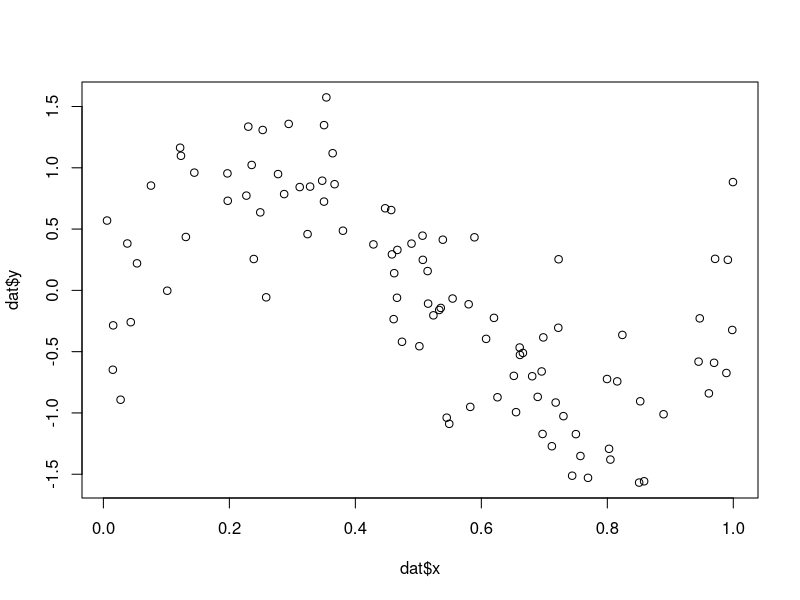
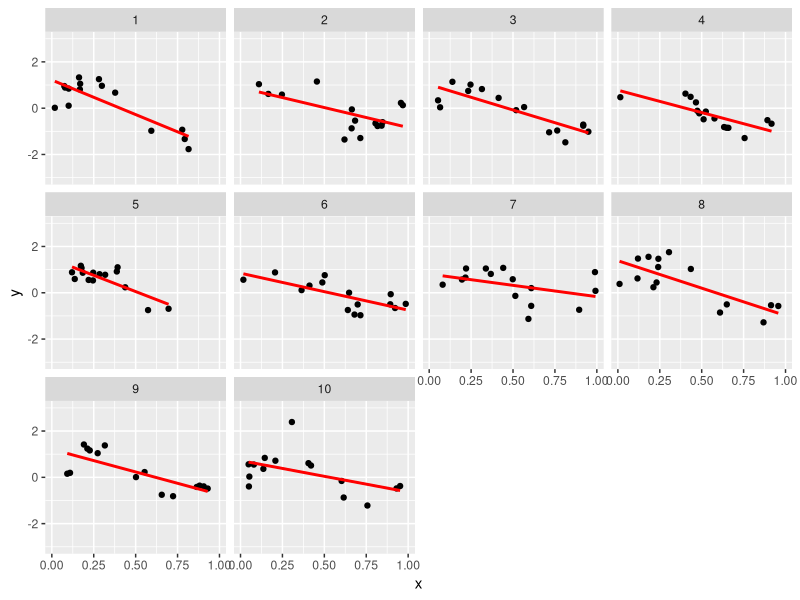
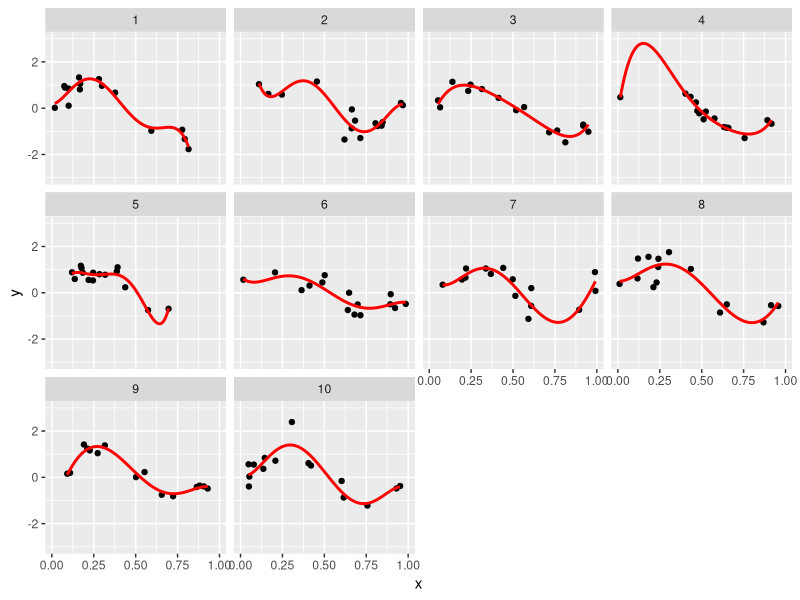
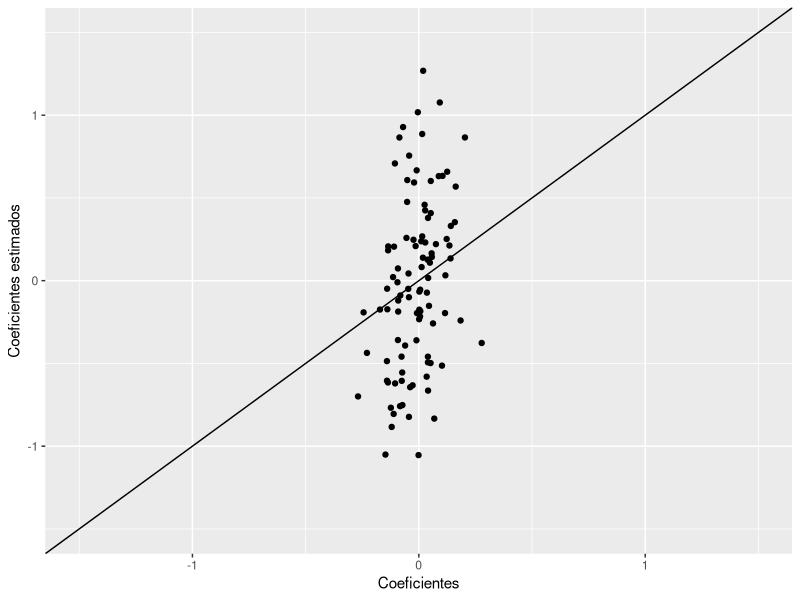
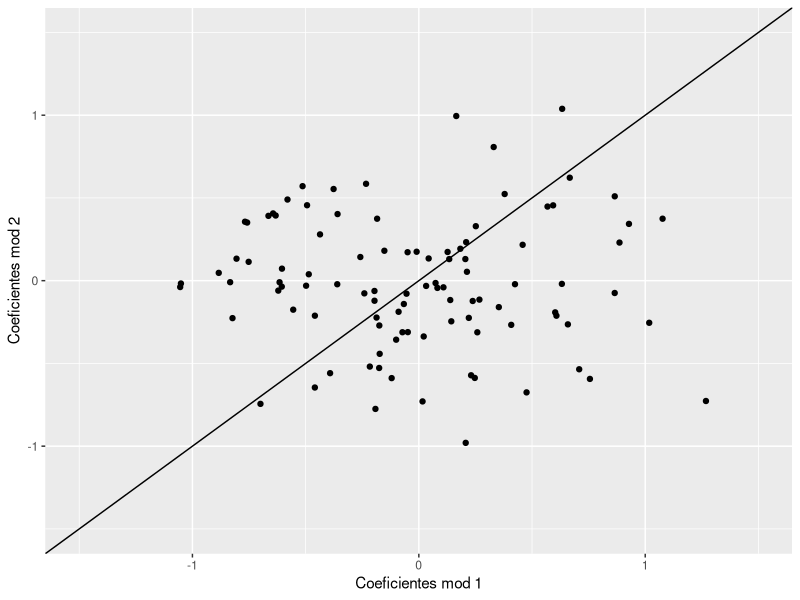
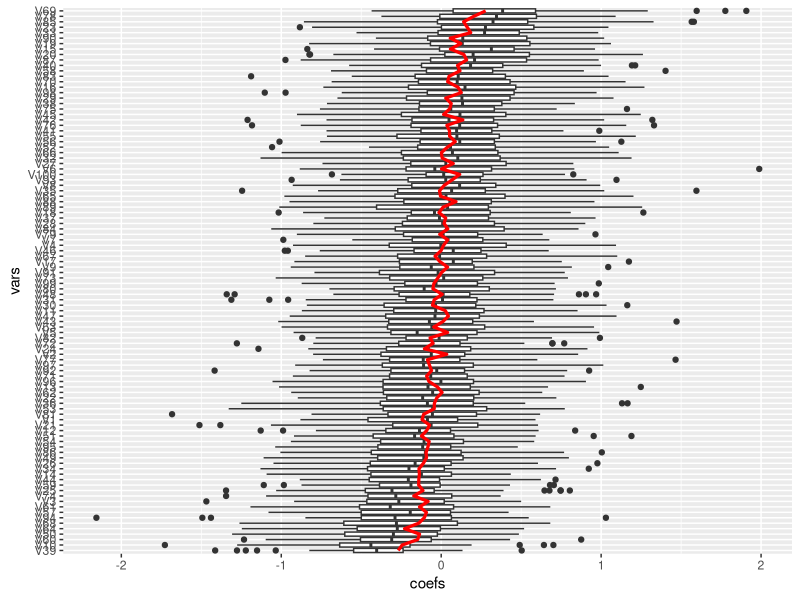
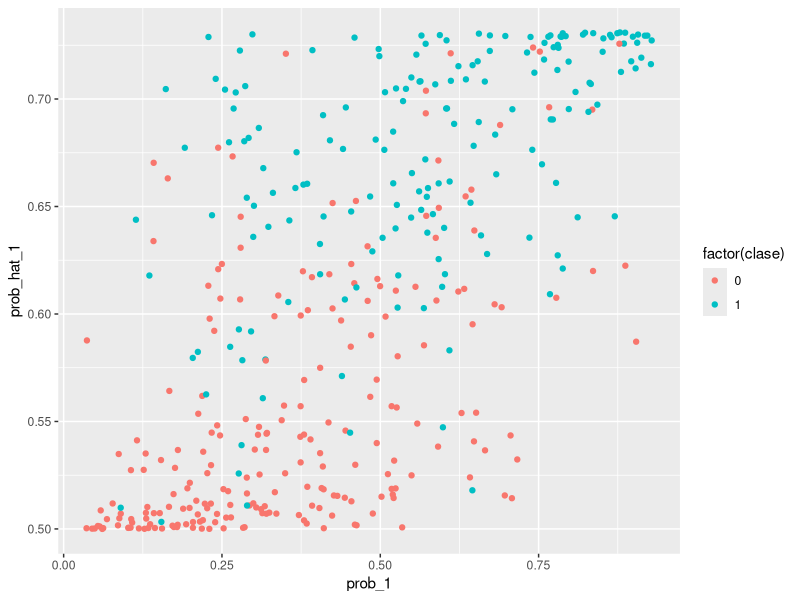
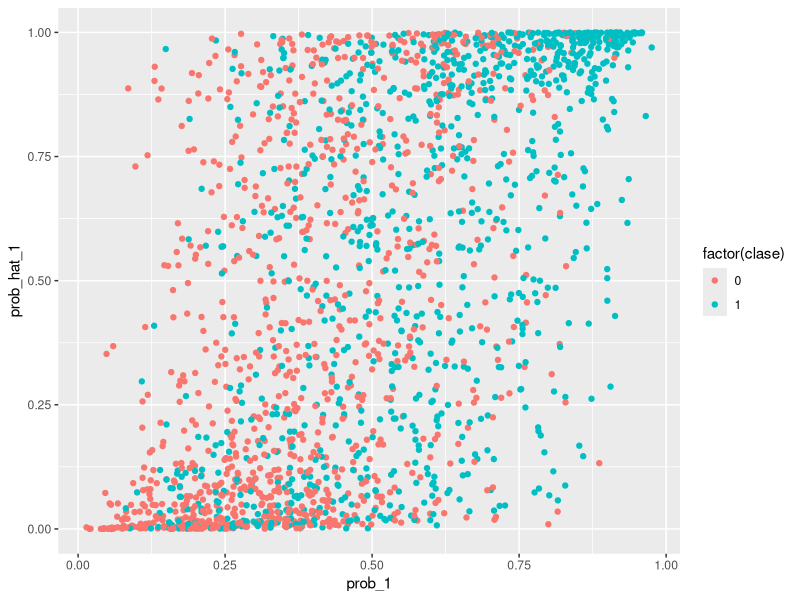

Recreate these plots in R, in order. (Note: this script raises an error after producing the figures.)
## ---- chunk 1
library(dplyr)
library(tidyr)
library(purrr)
library(ggplot2)
## ---- chunk 2
f <- function(x){ sin(6*x)}
sim_data <- function(n = 15){
  x <- runif(n, 0, 1)
  y <- f(x) + rnorm(n, 0, 0.4)
  data_frame(x = x, y = y)
}
dat <- sim_data(n = 100)
plot(dat$x,dat$y)
## ---- chunk 3
set.seed(92114)
sims <- data_frame(rep = 1:10)
sims <- sims %>% group_by(rep) %>% 
  mutate(data = list(data = sim_data())) %>% unnest
## ---- chunk 4
ggplot(sims, aes(x=x, y=y)) + geom_point() +
  facet_wrap(~rep) + 
  geom_smooth(formula = y~x, method ='lm', colour = 'red', se = FALSE) +
  ylim(c(-3,3))
## ---- chunk 5
ggplot(sims, aes(x=x, y=y)) + geom_point() +
  facet_wrap(~rep) + geom_smooth(formula = y~ poly(x, 5, raw = TRUE), method ='lm', 
                                 colour = 'red', se = FALSE) + ylim(c(-3,3))
## ---- chunk 6
h <- function(x){ 1 / (1 + exp(-x))}
set.seed(2805)
beta <- rnorm(100,0,0.1)
names(beta) <- paste0('V', 1:length(beta))
beta
## ---- chunk 7
sim_datos <- function(n, m, beta){
  p <- length(beta)
  #n = casos de entrenamiento, m= casos de prueba, p=num variables
  mat_entrena <- matrix(rnorm(n*p, 0, 0.5), n, p) + rnorm(p) 
  mat_prueba <- matrix(rnorm(m*p, 0, 0.5), m, p) + rnorm(p) 
  p_entrena <- h(mat_entrena %*% beta) 
  p_prueba <- h(mat_prueba %*% beta) 
  y_entrena = rbinom(n, 1, p_entrena)
  y_prueba = rbinom(m, 1, p_prueba)
  dat_entrena <- as.data.frame(mat_entrena)
  dat_prueba <- as.data.frame(mat_prueba)
  dat_entrena$y <- y_entrena
  dat_prueba$y <- y_prueba
  dat_entrena$entrena <- TRUE
  dat_prueba$entrena <- FALSE
  datos <- bind_rows(dat_entrena, dat_prueba)
  datos
}
datos <- sim_datos(n = 400, m = 2000, beta = beta)
## ---- chunk 8
mod_1 <- glm(y ~ -1 + ., datos %>% filter(entrena) %>% select(-entrena), 
             family = 'binomial')
## ---- chunk 9
qplot(beta, mod_1$coefficients) + 
  xlab('Coeficientes') + 
  ylab('Coeficientes estimados') +
  geom_abline(xintercept=0, slope =1) +
  xlim(c(-1.5,1.5))+ ylim(c(-1.5,1.5))
## ---- chunk 10
datos_2 <- sim_datos(n = 400, m = 10, beta = beta)
mod_2 <- glm(y ~ -1 + ., datos_2 %>% filter(entrena) %>% select(-entrena), 
             family = 'binomial')
qplot(mod_1$coefficients, mod_2$coefficients) + xlab('Coeficientes mod 1') + 
  ylab('Coeficientes mod 2') +
  geom_abline(xintercept=0, slope =1) +
  xlim(c(-1.5,1.5))+ ylim(c(-1.5,1.5))
## ---- chunk 11
dat_sim <- lapply(1:50, function(i){
  salida <- sim_datos(n=400, m=10, beta)
  mod <-  glm(y ~ -1 + ., salida %>% filter(entrena) %>% select(-entrena), 
             family = 'binomial')
  data_frame(rep = i, vars = names(coef(mod)), coefs = coef(mod))
}) %>% bind_rows
head(dat_sim)
## ---- chunk 12
dat_sim <- dat_sim %>% mutate(vars = reorder(vars, coefs, mean))
ggplot(dat_sim, aes(x=vars, y=coefs)) + geom_boxplot() +
  geom_line(data=data_frame(coefs=beta, vars=names(beta)), 
    aes(y=beta, group=1), col='red',size=1.1) + coord_flip()
## ---- chunk 13
dat_e <- datos %>% filter(entrena)
dat_p <- datos %>% filter(!entrena)
x_e <- dat_e %>% select(-entrena, -y) %>% as.matrix
x_p <- dat_p %>% select(-entrena, -y) %>% as.matrix
p_entrena <- data_frame(prob_hat_1 = h(mod_1$fitted.values), 
                        prob_1 = as.numeric(h(x_e %*% beta)),
                        clase = dat_e$y)
p_prueba <- data_frame(prob_hat_1 = as.numeric(h(x_p %*% (mod_1$coefficients))), 
                       prob_1 = as.numeric(h(x_p %*% beta)),
                       clase = dat_p$y)
## ---- chunk 14
ggplot(p_entrena, aes(x=prob_1, y=prob_hat_1, colour=factor(clase))) + geom_point()
## ---- chunk 15
ggplot(p_prueba, aes(x=prob_1, y=prob_hat_1, colour=factor(clase))) + geom_point()
## ---- chunk 16
tab <- table(p_prueba$prob_hat_1 > 0.5, p_prueba$clase)
prop.table(tab, margin=2)
## ---- chunk 17
library(glmnet)
mod_restringido <- glmnet(x = x_e, y = dat_e$y, 
  alpha = 0,
  family='binomial', intercept = F, 
  lambda = 0.1)
beta_penalizado <- coef(mod_restringido)[-1] # quitar intercept
## ---- chunk 18
sum(beta_penalizado^2)
sum(coef(mod_1)^2)
## ---- chunk 19
qplot(beta, beta_penalizado) + 
  xlab('Coeficientes') + 
  ylab('Coeficientes estimados') +
  geom_abline(xintercept=0, slope =1) +
  xlim(c(-0.5,0.5))+ ylim(c(-0.5,0.5))
## ---- chunk 20
p_entrena$prob_hat_pen <- h(x_e %*% as.numeric(beta_penalizado))
p_prueba$prob_hat_pen <- h(x_p %*% as.numeric(beta_penalizado))
## ---- chunk 21
ggplot(p_entrena, aes(x=prob_1, y=prob_hat_pen, colour=factor(clase))) + geom_point()
## ---- chunk 22
ggplot(p_prueba, aes(x=prob_1, y=prob_hat_pen, colour=factor(clase))) + geom_point()
## ---- chunk 23
tab <- table(p_prueba$prob_hat_pen > 0.5, p_prueba$clase)
prop.table(tab, margin=2)
## ---- chunk 24
library(ROCR)
pred <- prediction(predictions = p_prueba$prob_hat_1, labels = p_prueba$clase)
perf <- performance(pred, measure = "sens", x.measure = "fpr") 
plot(perf)
pred_r <- prediction(predictions = p_prueba$prob_hat_pen, labels = p_prueba$clase)
perf_r <- performance(pred_r, measure = "sens", x.measure = "fpr") 
plot(perf_r, add =T, col ='red')
abline(a=0, b=1, col ='gray')
## ---- chunk 25
library(ROCR)
pred <- prediction(predictions = p_entrena$prob_hat_1, labels = p_entrena$clase)
perf <- performance(pred, measure = "sens", x.measure = "fpr") 
plot(perf)
pred_r <- prediction(predictions = p_entrena$prob_hat_pen, labels = p_entrena$clase)
perf_r <- performance(pred_r, measure = "sens", x.measure = "fpr") 
plot(perf_r, add =T, col ='red')
abline(a=0, b=1, col ='gray')
## ---- chunk 26
library(glmnet)
mod_ridge <- glmnet(x = x_e, y = dat_e$y, 
  alpha = 0, #ridge
  family='binomial', intercept = F, nlambda=50) #normalmente ponemos intercept = T
dim(coef(mod_ridge))

## ---- chunk 27
plot(mod_ridge, xvar='lambda')
## ---- chunk 28
devianza  <- function(p, y){
  -2*mean(y * log(p) + (1-y) * log(1 - p))
}
# predict en glmnet produce probabilidades para los 50 modelos
preds_ridge <- predict(mod_ridge, newx = x_p, type = 'response') %>%
  data.frame %>% mutate(id = 1:nrow(x_p)) %>%
  gather(modelo, prob, -id) %>%
  left_join(dat_p %>% mutate(id=1:nrow(dat_p)) %>% select(id, y))

head(preds_ridge)
tail(preds_ridge)

df_lambdas <- data_frame(modelo = attr(mod_ridge$a0, 'names'), 
                         lambda = mod_ridge$lambda)


devianzas_prueba <- preds_ridge %>% group_by(modelo) %>%
  summarise( devianza = devianza(prob, y)) %>% left_join(df_lambdas)

ggplot(devianzas_prueba, aes(x = lambda, y= devianza)) + 
  scale_x_log10(breaks = round(2^seq(-5,5,1),2)) +
  geom_point()
## ---- chunk 29
df_lambdas 
coefs_selec <- coef(mod_ridge)[-1, 's38']
pred_prueba_final <- h(x_p %*% coefs_selec)
tab_confusion <- table(pred_prueba_final > 0.5, dat_p$y)
tab_confusion
prop.table(tab_confusion, margin=2)
## ---- chunk 30
knitr::include_graphics("./imagenes/div_muestra.png")
## ---- chunk 31
knitr::include_graphics("./imagenes/div_muestra_cv.png")
## ---- chunk 32
library(glmnet)
set.seed(291)
cv_mod_ridge <- cv.glmnet(x = x_e, y=dat_e$y, 
  alpha = 0,
  family='binomial', intercept = F, nfolds = 10, nlambda=50)
plot(cv_mod_ridge)
cv_mod_ridge$lambda.min
cv_mod_ridge$lambda.1se
## ---- chunk 33
cross_valid <- data_frame(devianza_cv = cv_mod_ridge$cvm,
                          modelo = attr(cv_mod_ridge$glmnet.fit$a0, 'names')[1:49])

devs <- devianzas_prueba %>% left_join(cross_valid) %>%
  rename(devianza_prueba = devianza) %>%
  gather(tipo, devianza,  devianza_prueba, devianza_cv)

ggplot(devs, aes(x=log(lambda), y=devianza, colour=tipo)) +
  geom_point()
